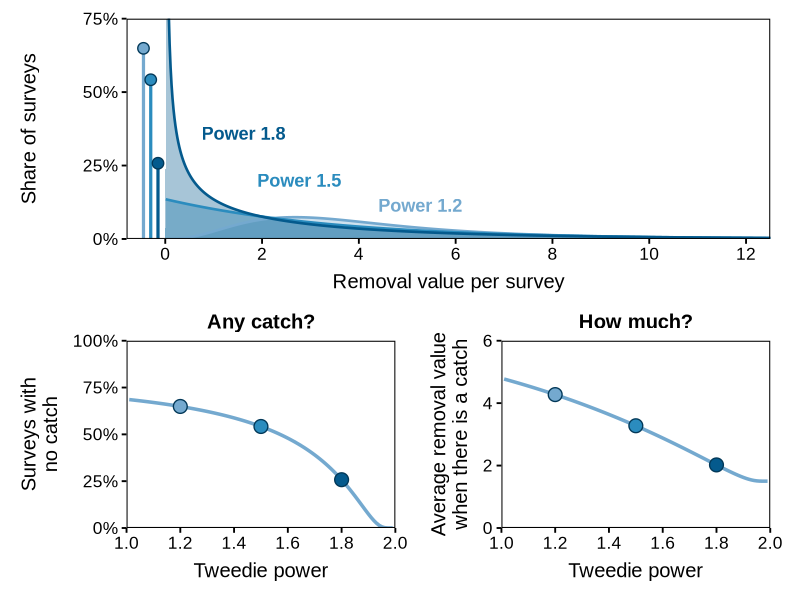

This chart was generated by the following R code:
# What the Tweedie power does to python survey removals
#
# A Tweedie response answers two questions about a survey in one
# distribution: whether it caught anything, and how much it caught when it
# did. The power sets the balance between the two at the same average.
# The amount is a survey's removal value (the paper's weighted removal
# index), a continuous amount and not a count.
# Top panel: the whole distribution of removal value at three powers. A
# dot-topped stick at zero is the share of surveys with no catch, and the
# curve beside it is the surveys with a catch. Sticks and curves share one
# scale: a stick's height is the share of surveys at exactly zero, and a
# curve's height is the share of surveys per one unit of removal value, so
# the area under a curve is the share of surveys with a catch and stick
# plus area is all surveys. Bottom panels: the share of surveys with no
# catch and the average removal value when there is a catch, across the
# whole range of the power, with the three powers marked in their colours.
# Everything is computed from the Tweedie distribution itself (compound
# Poisson-gamma). Nothing is fitted and no survey data are used.
# Run from the repository root: Rscript tuned-loss-functions/tweedie_power_figure.R

# Packages ------

# Load the packages used for data manipulation, plotting and panel layout
suppressPackageStartupMessages({
  library(dplyr)
  library(ggplot2)
  library(patchwork)
})

# Settings ------

# Fix the shared mean and dispersion so only the power changes
target_mean <- 1.5
dispersion <- 4

# Choose three Tweedie powers between 1 and 2
powers <- c(1.2, 1.5, 1.8)
power_names <- paste("Power", powers)

# Give the three powers three shades of blue, light to dark
power_colours <- c("#74A9CF", "#2B8CBE", "#045A8D")
names(power_colours) <- power_names

# Set the colours of the curves across the power and of the point outlines, and the font
curve_colour <- "#74A9CF"
outline_colour <- "#023858"
font <- "Arial"

# Set the values the top panel is evaluated at, starting just above zero
catch_grid <- seq(0.01, 13, by = 0.02)

# Set the top of the top panel; the highest power's curve is unbounded near zero and leaves it
density_top <- 0.75

# Set where the three sticks for no catch sit: side by side and a hair left of zero,
# so the shortest stick stays clear of the highest power's curve where it climbs near zero
stick_positions <- c(-0.45, -0.3, -0.15)

# Set the output file beside this script
out_file <- file.path("tuned-loss-functions", "tweedie_power_figure.png")

# Tweedie pieces ------

# Poisson rate of catches per survey at a given power
catch_rate <- function(p) {
  target_mean^(2 - p) / (dispersion * (2 - p))
}

# Gamma shape of one catch at a given power
catch_shape <- function(p) {
  (2 - p) / (p - 1)
}

# Gamma scale of one catch at a given power
catch_scale <- function(p) {
  dispersion * (p - 1) * target_mean^(p - 1)
}

# Share of surveys with no catch at a given power: the chance of zero catches
no_catch_share <- function(p) {
  exp(-catch_rate(p))
}

# Density of the survey total among surveys with a catch, at chosen totals
catch_density <- function(totals, p) {

  # Weight each possible number of catches by its chance, given at least one
  n_catches <- 1:80
  weights <- dpois(n_catches, catch_rate(p)) / (1 - no_catch_share(p))

  # Start from zero density at every total
  density <- numeric(length(totals))

  # Add the gamma density of the total for each number of catches
  for (i in seq_along(n_catches)) {
    density <- density + weights[i] * dgamma(totals, shape = catch_shape(p) * n_catches[i],
                                             scale = catch_scale(p))
  }

  # Return the density at each total
  density
}

# Curves ------

# Hold the distribution of each power
density_list <- vector("list", length(powers))

# Compute the curve of each power: the density among surveys with a catch, scaled by the
# share of surveys with a catch, so its height is a share of all surveys per unit of value
for (i in seq_along(powers)) {
  density_list[[i]] <- data.frame(power = power_names[i], catch = catch_grid,
                                  density = (1 - no_catch_share(powers[i])) *
                                    catch_density(catch_grid, powers[i]))
}

# Stack the distributions and keep the powers in order
density_curves <- bind_rows(density_list) %>%
  mutate(power = factor(power, levels = power_names))

# Evaluate both parts of the response across the range of the power
power_curve <- data.frame(power_value = seq(1.01, 1.99, by = 0.01)) %>%
  mutate(no_catch = no_catch_share(power_value),
         mean_when_caught = target_mean / (1 - no_catch))

# Evaluate the same two parts at the three powers drawn as distributions
power_points <- data.frame(power_value = powers,
                           power = factor(power_names, levels = power_names)) %>%
  mutate(no_catch = no_catch_share(power_value),
         mean_when_caught = target_mean / (1 - no_catch))

# Checks ------

# Report the two parts at the three powers
print(power_points %>%
        mutate(across(where(is.numeric), ~ round(.x, 3))))

# Confirm each distribution integrates to one and reproduces the average when there is a catch
for (i in seq_along(powers)) {
  total_area <- integrate(catch_density, lower = 0, upper = Inf, p = powers[i])$value
  mean_catch <- integrate(function(x) x * catch_density(x, powers[i]), lower = 0, upper = Inf)$value
  print(round(c(power = powers[i], area = total_area, mean_when_caught = mean_catch), 3))
}

# Confirm the three powers share one average once the surveys with no catch are counted
print(round(power_points$mean_when_caught * (1 - power_points$no_catch), 3))

# Confirm each stick plus the area under its curve, as drawn, adds to all surveys
for (i in seq_along(powers)) {
  curve_area <- integrate(function(x) (1 - no_catch_share(powers[i])) * catch_density(x, powers[i]),
                          lower = 0, upper = Inf)$value
  print(round(c(power = powers[i], stick = no_catch_share(powers[i]), curve_area = curve_area,
                total = no_catch_share(powers[i]) + curve_area), 3))
}

# Plot ------

# Style every panel the same way: a plain boxed panel with black text
theme_panels <- theme_classic(base_size = 14) +
  theme(text = element_text(family = font),
        axis.text = element_text(colour = "black", size = 12.5),
        axis.title = element_text(colour = "black", size = 14.5),
        axis.title.x = element_text(margin = margin(t = 8.4)),
        axis.title.y = element_text(margin = margin(r = 8.4)),
        axis.ticks = element_line(colour = "black"),
        axis.line = element_blank(),
        panel.border = element_rect(colour = "black", fill = NA, linewidth = 0.7),
        plot.title = element_text(size = 14.5, face = "bold", hjust = 0.5,
                                  margin = margin(b = 6)),
        plot.margin = margin(8, 16, 8, 10))

# Give each power its stick: the share of surveys with no catch, at its place left of the curves
power_sticks <- power_points %>%
  mutate(position = stick_positions)

# Place a direct label beside each distribution, clear of the other curves and the sticks
curve_labels <- data.frame(power = factor(power_names, levels = power_names),
                           catch = c(4.4, 1.9, 0.75), density = c(0.115, 0.2, 0.36))

# Top panel: a stick at zero for surveys with no catch and a curve for surveys with a catch
panel_catch <- ggplot(density_curves, aes(x = catch, y = pmin(density, density_top * 1.2))) +
  geom_area(aes(fill = power), alpha = 0.35, position = "identity") +
  geom_line(aes(colour = power), linewidth = 0.9) +
  geom_segment(data = power_sticks, aes(x = position, xend = position, y = 0, yend = no_catch,
                                        colour = power), linewidth = 1.1) +
  geom_point(data = power_sticks, aes(x = position, y = no_catch, fill = power), shape = 21,
             colour = outline_colour, stroke = 0.7, size = 3.4) +
  geom_text(data = curve_labels, aes(y = density, label = power, colour = power), hjust = 0,
            size = 4.6, family = font, fontface = "bold") +
  scale_fill_manual(values = power_colours, guide = "none") +
  scale_colour_manual(values = power_colours, guide = "none") +
  scale_x_continuous(breaks = seq(0, 12, by = 2)) +
  scale_y_continuous(labels = scales::label_percent(), breaks = seq(0, 0.75, by = 0.25)) +
  coord_cartesian(xlim = c(-0.8, 12.5), ylim = c(0, density_top), expand = FALSE) +
  labs(x = "Removal value per survey", y = "Share of surveys") +
  theme_panels

# Bottom left: share of surveys with no catch across the power, three powers marked
panel_no_catch <- ggplot(power_curve, aes(x = power_value, y = no_catch)) +
  geom_line(colour = curve_colour, linewidth = 1.2) +
  geom_point(data = power_points, aes(fill = power), shape = 21, colour = outline_colour,
             stroke = 0.7, size = 4.2) +
  scale_fill_manual(values = power_colours, guide = "none") +
  scale_x_continuous(breaks = seq(1, 2, by = 0.2)) +
  scale_y_continuous(labels = scales::label_percent(), breaks = seq(0, 1, by = 0.25)) +
  coord_cartesian(xlim = c(1, 2), ylim = c(0, 1), expand = FALSE) +
  labs(x = "Tweedie power", y = "Surveys with\nno catch", title = "Any catch?") +
  theme_panels

# Bottom right: average value among surveys with a catch across the power
panel_mean <- ggplot(power_curve, aes(x = power_value, y = mean_when_caught)) +
  geom_line(colour = curve_colour, linewidth = 1.2) +
  geom_point(data = power_points, aes(fill = power), shape = 21, colour = outline_colour,
             stroke = 0.7, size = 4.2) +
  scale_fill_manual(values = power_colours, guide = "none") +
  scale_x_continuous(breaks = seq(1, 2, by = 0.2)) +
  scale_y_continuous(breaks = seq(0, 6, by = 2)) +
  coord_cartesian(xlim = c(1, 2), ylim = c(0, 6), expand = FALSE) +
  labs(x = "Tweedie power", y = "Average removal value\nwhen there is a catch",
       title = "How much?") +
  theme_panels

# Put the distributions over the two parts they split into
fig <- panel_catch / (panel_no_catch + panel_mean) +
  plot_layout(heights = c(1, 0.85))

# Save ------

# Export at 1200 x 1200 px with ragg for clean type
ggsave(filename = out_file, plot = fig, width = 6, height = 6, units = "in", dpi = 200,
       device = ragg::agg_png)
